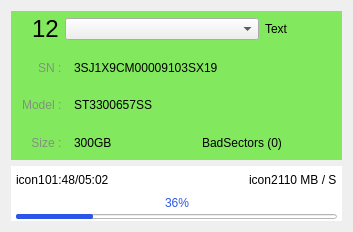
<?xml version="1.0" encoding="UTF-8"?>
<ui version="4.0">
 <class>PanelWidget</class>
 <widget class="QWidget" name="PanelWidget">
  <property name="geometry">
   <rect>
    <x>0</x>
    <y>0</y>
    <width>353</width>
    <height>230</height>
   </rect>
  </property>
  <property name="windowTitle">
   <string>PanelWidget</string>
  </property>
  <property name="styleSheet">
   <string notr="true">#widget_info {
	background-color: #82e95e;
}

#widget_status {
	background-color: #ffffff;
}

#label_number {
	font-size: 24px;
}

#label_1, #label_2, #label_3 {
	color: #809379;
}

#label_icon_l, #label_icon_r {
	font-size: 12px; 
}

#label_status_l, #label_status_r {
	font-size: 12px; 
}

#label_progress {
	color: #2c56e8;
}

QProgressBar {
	background-color: #ffffff;
}

QProgressBar::chunk {
	background-color: #2c56e8;
	border-radius: 2px;
}
</string>
  </property>
  <layout class="QHBoxLayout" name="horizontalLayout_6">
   <item>
    <layout class="QVBoxLayout" name="verticalLayout">
     <item>
      <widget class="QWidget" name="widget_info" native="true">
       <property name="minimumSize">
        <size>
         <width>0</width>
         <height>149</height>
        </size>
       </property>
       <widget class="QWidget" name="">
        <property name="geometry">
         <rect>
          <x>9</x>
          <y>-1</y>
          <width>311</width>
          <height>151</height>
         </rect>
        </property>
        <layout class="QVBoxLayout" name="verticalLayout_4" stretch="0,1">
         <property name="leftMargin">
          <number>2</number>
         </property>
         <property name="topMargin">
          <number>5</number>
         </property>
         <property name="rightMargin">
          <number>2</number>
         </property>
         <property name="bottomMargin">
          <number>0</number>
         </property>
         <item>
          <layout class="QHBoxLayout" name="horizontalLayout_2" stretch="0,3,1">
           <property name="leftMargin">
            <number>10</number>
           </property>
           <item>
            <widget class="QLabel" name="label_number">
             <property name="minimumSize">
              <size>
               <width>0</width>
               <height>0</height>
              </size>
             </property>
             <property name="maximumSize">
              <size>
               <width>16777215</width>
               <height>50</height>
              </size>
             </property>
             <property name="text">
              <string>12</string>
             </property>
             <property name="scaledContents">
              <bool>false</bool>
             </property>
            </widget>
           </item>
           <item>
            <widget class="QComboBox" name="comboBox"/>
           </item>
           <item>
            <widget class="QLabel" name="label_icon">
             <property name="maximumSize">
              <size>
               <width>16777215</width>
               <height>50</height>
              </size>
             </property>
             <property name="text">
              <string>Text</string>
             </property>
            </widget>
           </item>
          </layout>
         </item>
         <item>
          <layout class="QHBoxLayout" name="horizontalLayout_3" stretch="0,1">
           <item>
            <layout class="QVBoxLayout" name="verticalLayout_2">
             <property name="spacing">
              <number>0</number>
             </property>
             <item>
              <widget class="QLabel" name="label_1">
               <property name="text">
                <string>SN :  </string>
               </property>
               <property name="alignment">
                <set>Qt::AlignRight|Qt::AlignTrailing|Qt::AlignVCenter</set>
               </property>
              </widget>
             </item>
             <item>
              <widget class="QLabel" name="label_2">
               <property name="text">
                <string>Model :  </string>
               </property>
               <property name="alignment">
                <set>Qt::AlignRight|Qt::AlignTrailing|Qt::AlignVCenter</set>
               </property>
              </widget>
             </item>
             <item>
              <widget class="QLabel" name="label_3">
               <property name="text">
                <string>Size :  </string>
               </property>
               <property name="alignment">
                <set>Qt::AlignRight|Qt::AlignTrailing|Qt::AlignVCenter</set>
               </property>
              </widget>
             </item>
            </layout>
           </item>
           <item>
            <layout class="QVBoxLayout" name="verticalLayout_3">
             <property name="spacing">
              <number>0</number>
             </property>
             <item>
              <widget class="QLabel" name="label_sn">
               <property name="text">
                <string>3SJ1X9CM00009103SX19</string>
               </property>
              </widget>
             </item>
             <item>
              <widget class="QLabel" name="label_model">
               <property name="text">
                <string>ST3300657SS</string>
               </property>
              </widget>
             </item>
             <item>
              <layout class="QHBoxLayout" name="horizontalLayout">
               <item>
                <widget class="QLabel" name="label_size">
                 <property name="text">
                  <string>300GB</string>
                 </property>
                </widget>
               </item>
               <item>
                <widget class="QLabel" name="label_badsectors">
                 <property name="text">
                  <string>BadSectors (0)</string>
                 </property>
                </widget>
               </item>
              </layout>
             </item>
            </layout>
           </item>
          </layout>
         </item>
        </layout>
       </widget>
      </widget>
     </item>
     <item>
      <widget class="QWidget" name="widget_status" native="true">
       <property name="minimumSize">
        <size>
         <width>0</width>
         <height>55</height>
        </size>
       </property>
       <property name="maximumSize">
        <size>
         <width>16777215</width>
         <height>120</height>
        </size>
       </property>
       <widget class="QWidget" name="layoutWidget">
        <property name="geometry">
         <rect>
          <x>0</x>
          <y>2</y>
          <width>331</width>
          <height>51</height>
         </rect>
        </property>
        <layout class="QVBoxLayout" name="verticalLayout_5">
         <property name="spacing">
          <number>0</number>
         </property>
         <property name="leftMargin">
          <number>5</number>
         </property>
         <property name="rightMargin">
          <number>5</number>
         </property>
         <item>
          <layout class="QHBoxLayout" name="horizontalLayout_4">
           <item>
            <widget class="QLabel" name="label_icon_l">
             <property name="text">
              <string>icon1</string>
             </property>
            </widget>
           </item>
           <item>
            <widget class="QLabel" name="label_status_l">
             <property name="text">
              <string>01:48/05:02</string>
             </property>
            </widget>
           </item>
           <item>
            <spacer name="horizontalSpacer">
             <property name="orientation">
              <enum>Qt::Horizontal</enum>
             </property>
             <property name="sizeHint" stdset="0">
              <size>
               <width>40</width>
               <height>20</height>
              </size>
             </property>
            </spacer>
           </item>
           <item>
            <widget class="QLabel" name="label_icon_r">
             <property name="text">
              <string>icon2</string>
             </property>
            </widget>
           </item>
           <item>
            <widget class="QLabel" name="label_status_r">
             <property name="text">
              <string>110 MB / S</string>
             </property>
            </widget>
           </item>
          </layout>
         </item>
         <item>
          <layout class="QHBoxLayout" name="horizontalLayout_5">
           <item>
            <spacer name="horizontalSpacer_2">
             <property name="orientation">
              <enum>Qt::Horizontal</enum>
             </property>
             <property name="sizeHint" stdset="0">
              <size>
               <width>40</width>
               <height>10</height>
              </size>
             </property>
            </spacer>
           </item>
           <item>
            <widget class="QLabel" name="label_progress">
             <property name="text">
              <string>36%</string>
             </property>
            </widget>
           </item>
           <item>
            <spacer name="horizontalSpacer_3">
             <property name="orientation">
              <enum>Qt::Horizontal</enum>
             </property>
             <property name="sizeHint" stdset="0">
              <size>
               <width>40</width>
               <height>10</height>
              </size>
             </property>
            </spacer>
           </item>
          </layout>
         </item>
         <item>
          <widget class="QProgressBar" name="progressBar">
           <property name="minimumSize">
            <size>
             <width>0</width>
             <height>5</height>
            </size>
           </property>
           <property name="maximumSize">
            <size>
             <width>16777215</width>
             <height>5</height>
            </size>
           </property>
           <property name="value">
            <number>24</number>
           </property>
           <property name="textVisible">
            <bool>false</bool>
           </property>
           <property name="orientation">
            <enum>Qt::Horizontal</enum>
           </property>
           <property name="textDirection">
            <enum>QProgressBar::TopToBottom</enum>
           </property>
          </widget>
         </item>
        </layout>
       </widget>
      </widget>
     </item>
    </layout>
   </item>
  </layout>
 </widget>
 <resources/>
 <connections/>
</ui>
